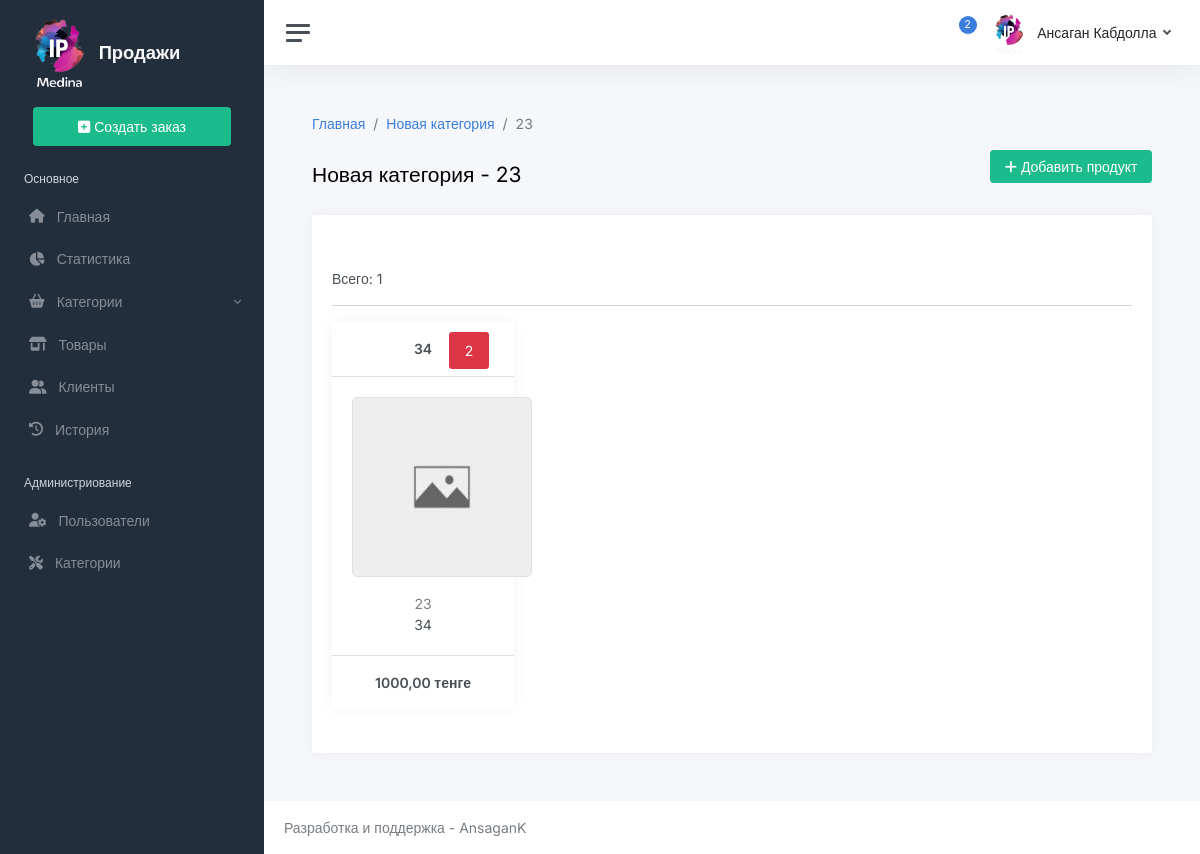
/subcategory/23 (signed in), run on the app's committed database.
### app/models/category.py (models this page shows, shortened)
class Subcategory(BaseModel):
    name = models.CharField(max_length=256)
    slug = models.SlugField(max_length=256, null=True, blank=True)
    category = models.ForeignKey(
        Category, on_delete=models.SET_NULL, null=True, blank=True, related_name='subcategories'
    )
    class Meta:
        verbose_name = 'Подкатегория'
        verbose_name_plural = 'Подкатегории'
    def get_absolute_url(self):
        return reverse('app:subcategory_detail', args=[self.slug])

class Category(BaseModel):
    name = models.CharField(max_length=256)
    slug = models.SlugField(max_length=256, null=True, blank=True)
    class Meta:
        verbose_name = 'Категория'
        verbose_name_plural = 'Категории'

### app/models/product.py (models this page shows, shortened)
class Product(BaseModel):
    name = models.CharField(max_length=512, null=True, blank=True)
    slug = models.SlugField(max_length=512, null=True, blank=True)
    price = models.DecimalField(max_digits=10, decimal_places=2, null=True, blank=True)
    img = models.ImageField(upload_to='products/', null=True, blank=True)
    quantity = models.IntegerField(null=True, blank=True, default=1)
    subcategory = models.ForeignKey(
        Subcategory, on_delete=models.SET_NULL, null=True, blank=True, related_name='products'
    )
    class Meta:
        verbose_name = 'Товар'
        verbose_name_plural = 'Товары'

### app/views/category.py (the view)
# urls.py: path('subcategory/<str:slug>', views.subcategory_detail, name='subcategory_detail'),
@login_required
def subcategory_detail(request, slug):
    subcategory = get_object_or_404(Subcategory, slug=slug)
    products = subcategory.products.all().order_by('-created_at')
    return render(request, 'app/subcategory/detail.html', {
        'subcategory': subcategory,
        'products': products,
    })

### app/context_processors.py (called while the page is built)
def get_categories(request):
    categories = Category.objects.all()
    categories.prefetch_related('subcategories')
    return {'categories': categories}

### app/templates/app/subcategory/detail.html (shortened to what this page needs)
{% extends 'base.html' %}
{% load static %}
{% block name %}
    <div class="d-flex justify-content-between align-items-center w-100">
        {{ subcategory.category.name }} - {{ subcategory.name }}
        <button class="btn btn-success mb-3" data-bs-toggle="modal" data-bs-target="#createProductModal">
            <i class="fas fa-plus"></i> Добавить продукт
        </button>
    </div>
{% endblock %}
{% block breadcrumb %}
    <nav aria-label="breadcrumb">
        <ol class="breadcrumb">
            <li class="breadcrumb-item"><a href="{% url 'app:home' %}">Главная</a></li>
            <li class="breadcrumb-item"><a href="#">{{ subcategory.category.name }}</a></li>
            <li class="breadcrumb-item active">{{ subcategory.name }}</li>
        </ol>
    </nav>
{% endblock %}
{% block content %}
    <span>Всего: {{ products.count }}</span>
    <hr>
    {% include 'app/include/product/block.html' with products=products %}
{% endblock %}

### app/templates/base.html (shortened to what this page needs)
{% load static %}
<!DOCTYPE html>
<html lang="ru">
<head>
    <link href="{% static 'app/css/app.css' %}" rel="stylesheet">
</head>
<body>
<div class="wrapper">
    <nav id="sidebar" class="sidebar js-sidebar">
        <div class="sidebar-content js-simplebar">
            <a class="sidebar-brand" href="{% url 'app:home' %}">
                <img src="{% static 'app/img/logo.png' %}" alt="" width="70px">
                <span class="align-middle">Продажи</span>
            </a>
            <ul class="sidebar-nav">
                <li class="sidebar-item">
                    <a href="{% url 'app:create_order' %}" class="btn btn-success p-2 w-75 m-auto d-block">
                        <i class="fa fa-square-plus"></i>
                        Создать заказ
                    </a>
                </li>
                <li class="sidebar-header">
                    Основное
                </li>
                <li class="sidebar-item {% if request.path == '/' %}active{% endif %}">
                    <a class="sidebar-link" href="{% url 'app:home' %}">
                        <i class="align-middle me-2 fas fa fa-home"></i>
                        <span class="align-middle">Главная</span>
                    </a>
                </li>
                <li class="sidebar-item {% if request.path == '/statistic' %}active{% endif %}">
                    <a class="sidebar-link" href="{% url 'app:home' %}">
                        <i class="align-middle me-2 fas fa fa-chart-pie"></i>
                        <span class="align-middle">Статистика</span>
                    </a>
                </li>
                <li class="sidebar-item">
                    <a data-bs-target="#multi" data-bs-toggle="collapse" class="sidebar-link collapsed">
                        <i class="align-middle me-2  fa fa-basket-shopping"></i>
                        <span class="align-middle">Категории</span>
                    </a>
                </li>
                <li class="sidebar-item {% if request.path == '/product' %}active{% endif %}">
                    <a class="sidebar-link" href="{% url 'app:product_list' %}">
                        <i class="align-middle me-2 fas fa fa-shop"></i>
                        <span class="align-middle">Товары</span>
                    </a>
                </li>
                <li class="sidebar-item {% if request.path == '/client' %}active{% endif %}">
                    <a class="sidebar-link" href="{% url 'app:client_list' %}">
                        <i class="align-middle me-2 fas fa fa-user-friends"></i>
                        <span class="align-middle">Клиенты</span>
                    </a>
                </li>
                <li class="sidebar-item {% if request.path == '/order' %}active{% endif %}">
                    <a class="sidebar-link" href="{% url 'app:order_list' %}">
                        <i class="align-middle me-2 fas fa fa-history"></i>
                        <span class="align-middle">История</span>
                    </a>
                </li>
                {% if request.user.profile.role == 'admin' %}
                    <li class="sidebar-header">
                        Администриование
                    </li>
                    <li class="sidebar-item {% if request.path == '/user' %}active{% endif %}">
                        <a class="sidebar-link" href="{% url 'app:user_list' %}">
                            <i class="align-middle me-2 fas fa fa-user-gear"></i>
                            <span class="align-middle">Пользователи</span>
                        </a>
                    </li>
                    <li class="sidebar-item {% if request.path == '/category' %}active{% endif %}">
                        <a class="sidebar-link" href="{% url 'app:category_list' %}">
                            <i class="align-middle me-2 fas fa-screwdriver-wrench"></i>
                            <span class="align-middle">Категории</span>
                        </a>
                    </li>
                {% endif %}
            </ul>
        </div>
    </nav>
    <div class="main">
        <nav class="navbar navbar-expand navbar-light navbar-bg">
            <a class="sidebar-toggle js-sidebar-toggle">
                <i class="hamburger align-self-center"></i>
            </a>
            <div class="navbar-collapse collapse">
                <ul class="navbar-nav navbar-align">
                    <li class="nav-item dropdown">
                        <a class="nav-icon dropdown-toggle" href="#" id="alertsDropdown" data-bs-toggle="dropdown">
                            <div class="position-relative">
                                <span class="indicator">2</span>
                            </div>
                        </a>
                    </li>
                    <li class="nav-item dropdown">
                        <a class="nav-link dropdown-toggle d-none d-sm-inline-block" href="#" data-bs-toggle="dropdown">
                            <img src="{% static 'app/img/logo.png' %}" class="avatar img-fluid rounded me-1" alt=""/>
                            <span class="text-dark">{{ request.user.get_full_name }}</span>
                        </a>
                    </li>
                </ul>
            </div>
        </nav>
        <main class="content">
            <div class="container-fluid p-0">
                {% block breadcrumb %}
                {% endblock %}
                <h1 class="h3 mb-3">{% block name %}{% endblock %}</h1>
                <div class="row">
                    <div class="col-12">
                        <div class="card">
                            <div class="card-header">
                            </div>
                            <div class="card-body">
                                {% block content %}
                                {% endblock %}
                            </div>
                        </div>
                    </div>
                </div>
            </div>
        </main>
        <footer class="footer">
            <div class="container-fluid">
                <div class="row text-muted">
                    <div class="col-6 text-start">
                        <p class="mb-0">
                            Разработка и поддержка - AnsaganK
                        </p>
                    </div>
                    <div class="col-6 text-end">
                    </div>
                </div>
            </div>
        </footer>
    </div>
</div>
</body>
</html>

### app/templates/app/include/product/block.html
<div class="row">
    {% for product in products %}
        <div class="col-xl-3 col-lg-4 col-md-6 col-12">
            {% include 'app/include/product/card.html' with product=product %}
        </div>
    {% endfor %}
</div>

### app/templates/app/include/product/card.html
{% load static %}
<div class="card text-center">
    <div class="card-header">
        <b>{{ product.name }}</b>
        <span class="
        {% with product.quantity as quantity %}
        {% if quantity >= 20 %} bg-success {% elif 10 < quantity and quantity < 20 %} bg-warning {% else %} bg-danger {% endif %}
        {% endwith %}
        p-2 position-absolute text-white rounded-2"
              style="top:10px; right: 25px; padding: 10px; color: white; min-width: 40px">{{ product.quantity }}</span>
    </div>
    <div class="card-body border-top border-bottom">
        <div class="d-flex flex-column">
            <img src="{% if product.img %}{{ product.img.url }}{% else %}{% static 'app/img/not_found.jpg' %}{% endif %}" alt="" width="180" height="180" class="m-auto border rounded-3 mb-3">
            <span class="text-black-50">{{ product.subcategory.name }}</span>
            <span>{{ product.name }}</span>
        </div>
    </div>
    <div class="card-footer text-s">
        <b>{{ product.price }} тенге</b>
    </div>
</div>

### data on the page
Subcategory: category.name "Новая категория", name "23"
Product: name "34", quantity "2", subcategory.name "23", price "1000,00"

### other printed values
{{ request.user.get_full_name }} "Ансаган Кабдолла"
{{ products.count }} "1"
